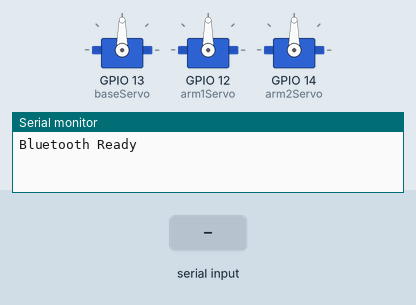
Recording of a sketch running on a simulated ESP32. Parts: 3 × servo, the last lines printed to the serial monitor. The test bench sets the inputs (shaded band). Nothing arrives over Bluetooth unless stated.

Above: at 1.2 s.
1.3 s: "L\n" received over the second serial link
At 1.6 s:
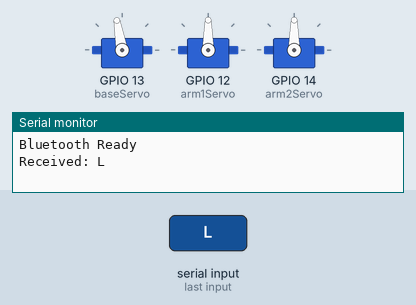
2.8 s: "A90\n" received over the second serial link
At 4.0 s:
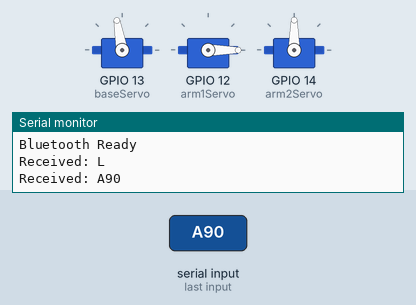
4.3 s: "B90\n" received over the second serial link
At 5.0 s:
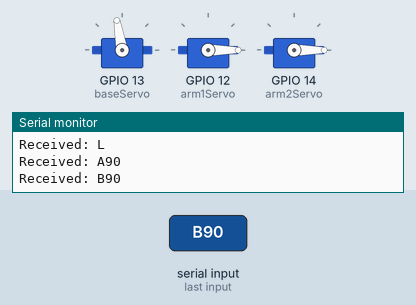
5.8 s: "R\n" received over the second serial link
At 6.5 s:
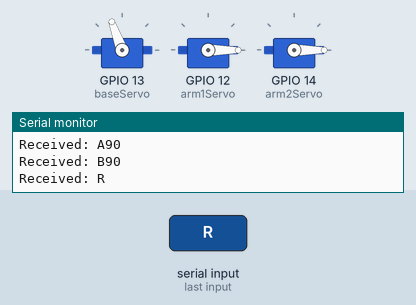
7.3 s: "R\n" received over the second serial link
At 8.4 s:
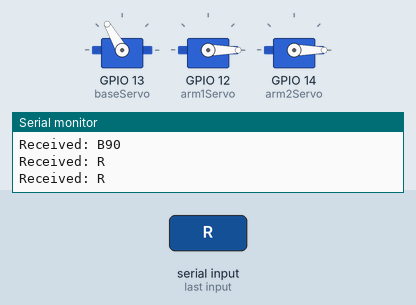
Timing chart, 0 to 9.8 s (numbered marks = the images above; inputs shaded):
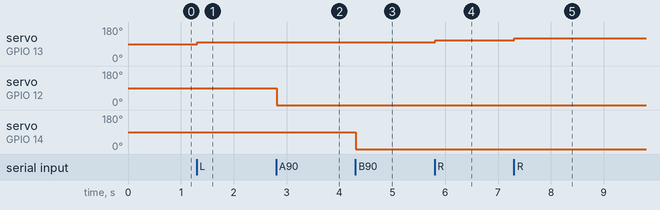

Measured:
- after the input at 1.3 s, servo on GPIO 13 (baseServo): 90° → 100° at once
- after the input at 2.8 s, servo on GPIO 12 (arm1Servo): 90° → 0° at once
- after the input at 4.3 s, servo on GPIO 14 (arm2Servo): 90° → 0° at once
- after the input at 5.8 s, servo on GPIO 13 (baseServo): 100° → 110° at once
- after the input at 7.3 s, servo on GPIO 13 (baseServo): 110° → 120° at once

The sketch:

brazo.ino
```cpp
#include <BluetoothSerial.h>
#include <ESP32Servo.h>

BluetoothSerial SerialBT;

Servo baseServo;
Servo arm1Servo;
Servo arm2Servo;

int baseAngle = 90;

void setup() {

  Serial.begin(115200);

  SerialBT.begin("RobotArm-ESP32");

  baseServo.attach(13);
  arm1Servo.attach(12);
  arm2Servo.attach(14);

  baseServo.write(baseAngle);
  //arm1Servo.write(90);
  //arm2Servo.write(90);

  Serial.println("Bluetooth Ready");
}

void loop() {

  if (SerialBT.available()) {

    String cmd = SerialBT.readStringUntil('\n');

    cmd.trim();

    Serial.println("Received: " + cmd);

    if (cmd.startsWith("A")) {

      int angle = cmd.substring(1).toInt();

      angle = constrain(angle, 0, 0); // Se deben configurar segun el motor utilizado

      arm1Servo.write(angle);
    }

    else if (cmd.startsWith("B")) {

      int angle = cmd.substring(1).toInt();

      angle = constrain(angle, 0, 0); // Se deben configurar segun el motor utilizado

      arm2Servo.write(angle);
    }

    else if (cmd == "L") {

      baseAngle -= 10;

      baseAngle = constrain(baseAngle, 100, 180);

      baseServo.write(baseAngle);
    }

    else if (cmd == "R") {

      baseAngle += 10;

      baseAngle = constrain(baseAngle, 100, 180); // Se deben configurar segun el motor utilizado

      baseServo.write(baseAngle);
    }
  }

  delay(20);
}
```
